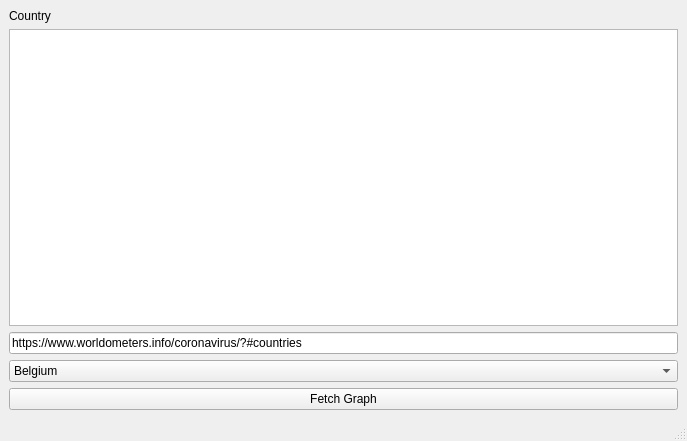
<?xml version="1.0" encoding="UTF-8"?>
<ui version="4.0">
 <class>MainWindow</class>
 <widget class="QMainWindow" name="MainWindow">
  <property name="geometry">
   <rect>
    <x>0</x>
    <y>0</y>
    <width>687</width>
    <height>441</height>
   </rect>
  </property>
  <property name="windowTitle">
   <string>Corona Curve Plotter</string>
  </property>
  <widget class="QWidget" name="centralwidget">
   <layout class="QVBoxLayout" name="verticalLayout">
    <item>
     <widget class="QLabel" name="label">
      <property name="text">
       <string>Country</string>
      </property>
     </widget>
    </item>
    <item>
     <widget class="QGraphicsView" name="ploter"/>
    </item>
    <item>
     <widget class="QLineEdit" name="lineEdit">
      <property name="enabled">
       <bool>true</bool>
      </property>
      <property name="text">
       <string>https://www.worldometers.info/coronavirus/?#countries</string>
      </property>
     </widget>
    </item>
    <item>
     <widget class="QComboBox" name="comboBox">
      <property name="maxVisibleItems">
       <number>10</number>
      </property>
      <property name="maxCount">
       <number>100</number>
      </property>
      <item>
       <property name="text">
        <string>Belgium</string>
       </property>
      </item>
      <item>
       <property name="text">
        <string>Turkey</string>
       </property>
      </item>
     </widget>
    </item>
    <item>
     <widget class="QPushButton" name="fetch">
      <property name="text">
       <string>Fetch Graph</string>
      </property>
     </widget>
    </item>
   </layout>
  </widget>
  <widget class="QStatusBar" name="statusbar"/>
 </widget>
 <resources/>
 <connections/>
</ui>
